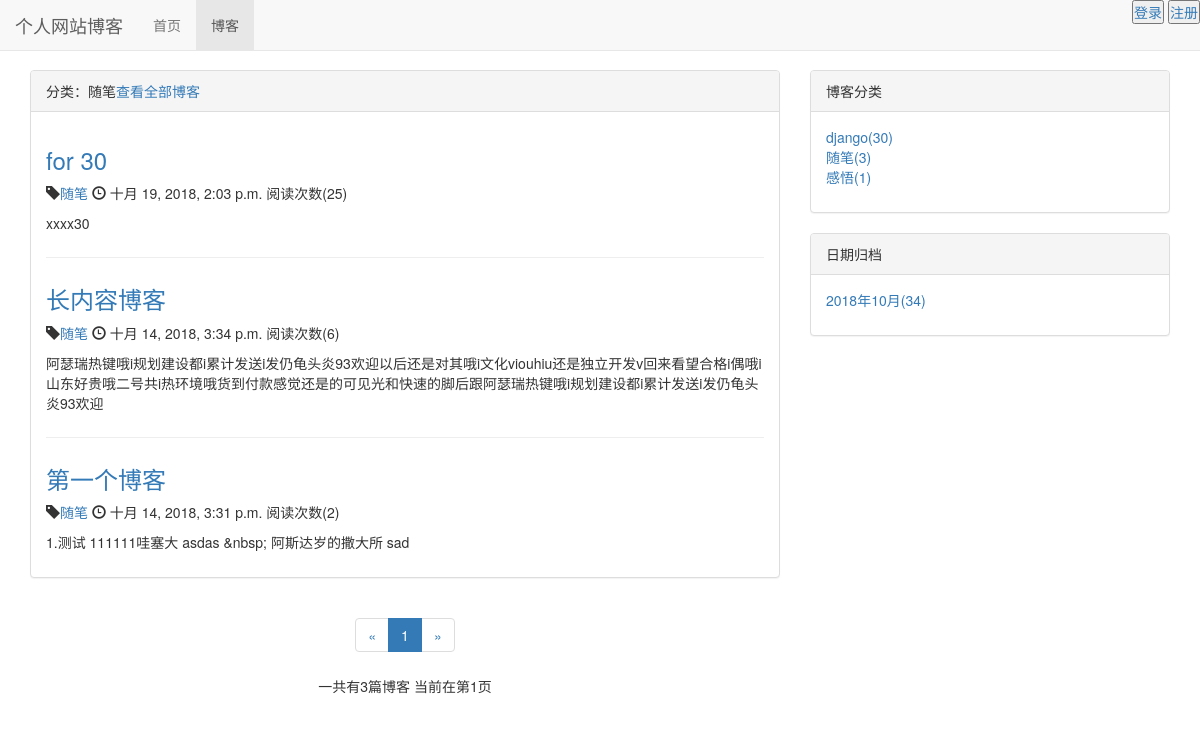
The app's page /blog/type2 with its own data.
### blog/models.py (models this page shows, shortened)
class BlogType(models.Model):
    type_name = models.CharField(max_length=15)
    def __str__(self):
        return self.type_name

class Blog(models.Model,ReadNumMethod):
    title = models.CharField(max_length=50)
    blog_type = models.ForeignKey(BlogType, on_delete=models.DO_NOTHING)
    content = RichTextUploadingField()
    read_details = GenericRelation(ReadNumDetail)
    author = models.ForeignKey(User, on_delete=models.DO_NOTHING)
    created_time = models.DateTimeField(auto_now_add=True)
    lasted_update_time = models.DateTimeField(auto_now=True)
    class Meta():
        ordering = ['-created_time']

### read_num/models.py (models this page shows)
class ReadNum(models.Model):
    read_num = models.IntegerField(default=0)
    content_type = models.ForeignKey(ContentType, on_delete=models.DO_NOTHING)
    object_id = models.PositiveIntegerField()
    content_object = GenericForeignKey('content_type', 'object_id')

### blog/views.py (the view)
# urls.py: path('type<int:blogs_type_pk>', views.blogs_with_type, name="blogs_with_type"),
def blogs_with_type(request, blogs_type_pk):
    blog_type = get_object_or_404(BlogType,pk=blogs_type_pk)
    blogs_all_list = Blog.objects.filter(blog_type=blog_type)
    context = get_blogs_list_common(request,blogs_all_list)
    context['blog_type'] = blog_type
    return render(request,'blog/blogs_with_type.html', context)

### read_num/models.py (called while the page is built)
    def get_read_num(self):
        try:
            blog = ContentType.objects.get_for_model(self)
            readnum = ReadNum.objects.get(content_type=blog,object_id=self.pk)
            return readnum.read_num
        except exceptions.ObjectDoesNotExist as e:
           return 0

### blog/templates/blog/blogs_with_type.html (shortened to what this page needs)
{% extends 'blog/blog_list.html' %}
{% block blog_list_title %}
    分类：{{ blog_type.type_name }}<a href="{% url 'blog_list'%}">查看全部博客</a>
{% endblock %}

### blog/templates/blog/blog_list.html (shortened to what this page needs)
{% extends 'base.html' %}
{% load staticfiles%}
{% block header_extends %}
    <link rel="stylesheet" type="text/css" href="{% static 'blog/blog.css' %}"
{% endblock %}
{% block nav_blog_active %}
active
{% endblock %}
{% block content%}
    <div class="container">
        <div class="row">
            <div class="col-md-8 col-sm-8">
                <div class="panel panel-default">
                    <div class="panel-heading">{% block blog_list_title %}博客列表(一共有{{ page_of_blogs.paginator.count }}篇博客){% endblock %}</div>
                        <div class="panel-body">
                            {% for blog in blogs %}
                                <div class="blog">
                                    <h3><a href="{% url 'blog_detail' blog.pk %}">{{ blog.title }}</a></h3>
                                    <p class="blog-info"><span class="glyphicon glyphicon-tag" aria-hidden="true">
                                    </span><a href="{% url 'blogs_with_type' blog.blog_type.pk %}">{{ blog.blog_type }}</a>
                                        <span class="glyphicon glyphicon-time" aria-hidden="true"></span>
                                        {{ blog.created_time }}&nbsp阅读次数({{ blog.get_read_num}})</p>
                                    <p>{{ blog.content|striptags|truncatechars:120 }}</p>
                                </div>
                            {% empty %}
                                <div class="blog">
                                <p>--暂无博客--</p>
                                </div>
                            {% endfor %}
                        </div>
                </div>
                <div class="paginator" aria-label="Page navigation">
                    <ul class="pagination">
                      <li>
                            {% if page_of_blogs.has_previous %}
                                <a href="?page={{page_of_blogs.previous_page_number}}" aria-label="Previous">
                                <span aria-hidden="true">&laquo;</span></a>
                            {% else %}
                                <span aria-hidden="true">&laquo;</span>
                            {% endif %}
                        {% for page_num in page_range%}
                            {% if page_num == page_of_blogs.number %}
                                <li class="active"><span>{{page_num}}</span></li>
                            {% else %}
                                    {% if page_num == '...' %}
                                        <li><span>{{page_num}}</span></li>
                                    {% else %}
                                        <li class=''><a href="?page={{page_num}}">{{page_num}}</a></li>
                                    {% endif %}
                            {% endif %}
                        {% endfor%}
                      <li>
                            {% if page_of_blogs.has_next %}
                                <a href="?page={{page_of_blogs.next_page_number}}" aria-label="Next">
                                <span aria-hidden="true">&raquo;</span></a>
                                {% else %}
                                <span aria-hidden="true">&raquo;</span>
                            {% endif%}
                      </li>
                    </ul>
                    <p>一共有{{ page_of_blogs.paginator.count }}篇博客 当前在第{{page_of_blogs.number}}页</p>
                </div>
            </div>
            <div class="hidden-xs col-sm-4">
                <div class="panel panel-default">
                    <div class="panel-heading">博客分类</div>
                    <div class="panel-body">
                        <ul class="blog-types">
                            {% for blog_type in blogt_types %}
                                <li><a href="{% url 'blogs_with_type' blog_type.pk %}"> {{ blog_type.type_name }}({{ blog_type.blog_count}})</a></li>
                            {% empty %}
                                <li>暂无分类</li>
                            {% endfor %}
                        </ul>
                    </div>
                </div>
                <div class="panel panel-default">
                        <div class="panel-heading">日期归档</div>
                        <div class="panel-body">
                            <ul class="blog-dates">
                                {% for blog_date,blog_count in blog_dates.items %}
                                    <li><a href="{% url 'blog_with_date' blog_date.year blog_date.month %}">{{ blog_date|date:"Y年m月" }}({{blog_count}})</a></li>
                                {% empty %}
                                    <li>暂无分类</li>
                                {% endfor %}
                            </ul>
                        </div>
                    </div>
            </div>
        </div>
    </div>
{% endblock %}

### static/base.css (style rules this page uses)
* { margin: 0; padding: 0; }
body { margin-top: 70px!important; }

### blog/static/blog/blog.css (style rules this page uses)
ul.blog-types { list-style-type:none; }
ul.blog-dates { list-style-type:none; }
div.blog:not(:last-child) { margin-bottom: 2em; padding-bottom: 1em; border-bottom: 1px solid #eee; }
div.paginator { text-align: center }

### records on screen
BlogType: type_name "随笔", blog_count "3"
Blog: title "for 30", blog_type "随笔", created_time "十月 19, 2018, 2:03 p.m.", get_read_num "25", content "xxxx30"
Blog: title "长内容博客", blog_type "随笔", created_time "十月 14, 2018, 3:34 p.m.", get_read_num "6", content "阿瑟瑞热键哦i规划建设都i累计发送i发仍龟头炎93欢迎以后还是对其哦i文化viouhiu还是独立开发v回来看望合格i偶哦i山东好贵哦二号共i热环境哦货到付款感觉还是的可见光和快速的脚后跟阿瑟瑞热键哦i规划建设都i累计发送i发仍龟头炎93欢迎"
Blog: title "第一个博客", blog_type "随笔", created_time "十月 14, 2018, 3:31 p.m.", get_read_num "2", content "1.测试 111111哇塞大 asdas &nbsp; 阿斯达岁的撒大所 sad"
BlogType: type_name "django", blog_count "30"
BlogType: type_name "感悟", blog_count "1"

### other values on screen
{{ page_num }} "1"
{{ page_of_blogs.paginator.count }} "3"
{{ page_of_blogs.number }} "1"
{{ blog_date|date:"Y年m月" }} "2018年10月"
{{ blog_count }} "34"
